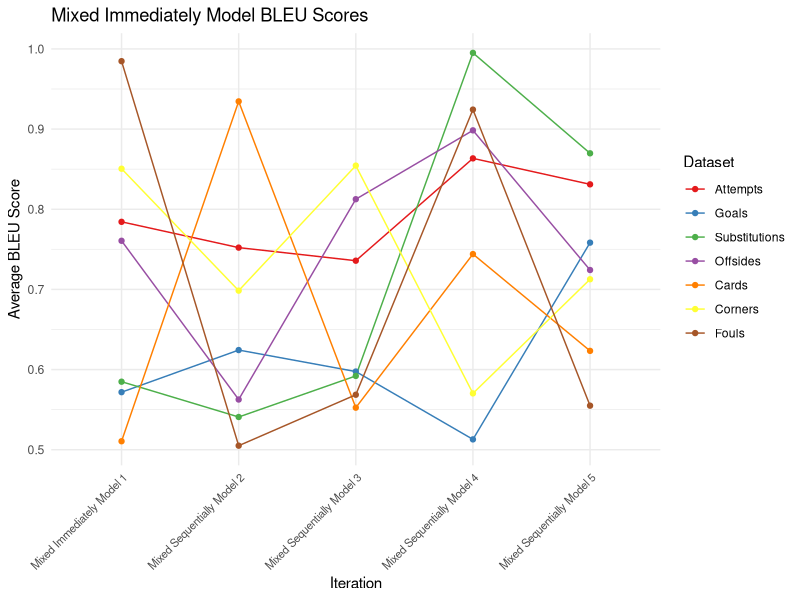
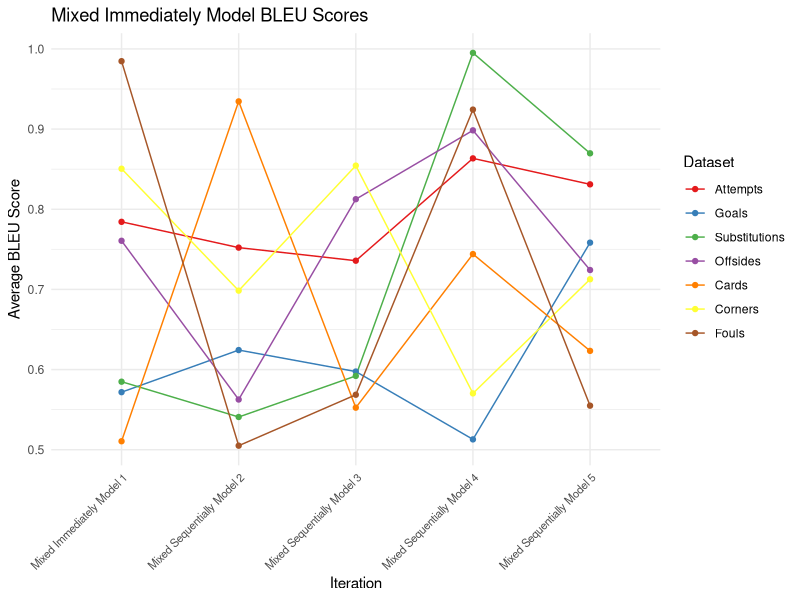

The R source for these figures, in order:
library(ggplot2)

# dataset names
dataset_names <- c("Attempts", "Goals", "Substitutions", "Offsides", "Cards", "Corners", "Fouls")

# iteration names - reflecting five different models
iteration_names <- c("Mixed Immediately Model 1", "Mixed Sequentially Model 2", "Mixed Sequentially Model 3", "Mixed Sequentially Model 4", "Mixed Sequentially Model 5")

# Create an empty data frame to store the model performance
model_performance <- data.frame(
  Iteration = factor(),
  Dataset = factor(),
  PerformanceMetric = numeric()
)

# Populate the data frame with your data
for (i in 1:5) {  # Iterate over five models
  # Generate performance metrics for the datasets
  # Assuming each model is tested on all datasets
  performance_metrics <- runif(7, min = 0.5, max = 1)  # 7 datasets
  
  # Create iteration data for all datasets
  iteration_data <- data.frame(
    Iteration = factor(rep(iteration_names[i], 7), levels = iteration_names),  # Repeat for all datasets
    Dataset = factor(dataset_names, levels = dataset_names),
    PerformanceMetric = performance_metrics
  )
  
  # Combine the iteration data with the main data frame
  model_performance <- rbind(model_performance, iteration_data)
}

# line graph
line_graph <- ggplot(data = model_performance, aes(x = Iteration, y = PerformanceMetric, group = Dataset, color = Dataset)) +
  geom_line() +
  geom_point() + 
  theme_minimal() + 
  theme(axis.text.x = element_text(angle = 45, hjust = 1, vjust = 1, size = 8)) +
  labs(title = "Mixed Immediately Model BLEU Scores",
       x = "Iteration",
       y = "Average BLEU Score",
       color = "Dataset") + 
  scale_x_discrete(limits = iteration_names) +
  scale_color_brewer(palette = "Set1")

# Print the line graph
print(line_graph)

# Save the line graph
ggsave("mixed_immediately_model_BLEU.png", plot = line_graph, width = 12, height = 6, dpi = 600)
